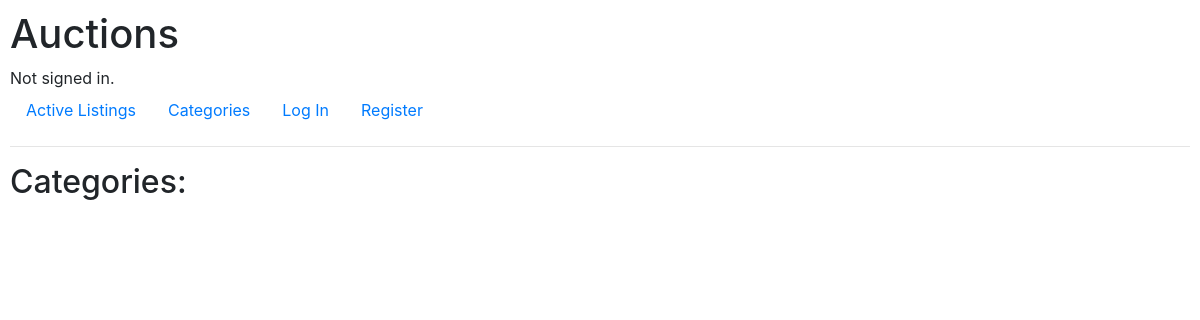
/categories, run on an earlier commit of the app's database.
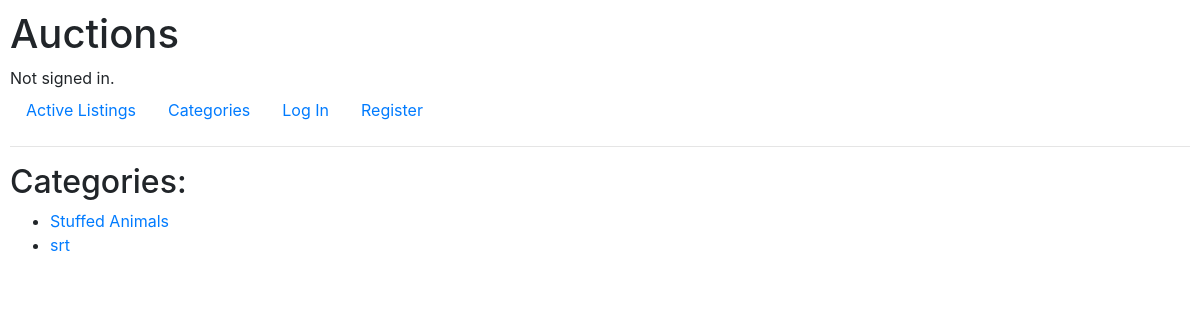
And on a later commit of the database.
### auctions/models.py (models this page shows, shortened)
class Listings(models.Model):
    lister = models.ForeignKey(User, on_delete=models.CASCADE)
    listing_id = models.CharField(max_length=64, primary_key=True)
    title = models.CharField(max_length=64, blank=False)
    description = models.TextField(blank=False)
    photo = models.URLField(default="https://t4.ftcdn.net/jpg/04/70/29/97/360_F_470299797_UD0eoVMMSUbHCcNJCdv2t8B2g1GVqYgs.jpg", blank=False)
    category = models.CharField(max_length=64, blank=True)
    starting_bid = models.FloatField(max_length=64, default=0, blank=False)
    number_of_bids = models.IntegerField(default=0)
    time_of_listing = models.DateTimeField(auto_now_add=True)
    active = models.BooleanField(default=True, blank=False)
    winner = models.ForeignKey(User, on_delete=models.CASCADE, related_name="winner", blank=True, null=True)

### auctions/views.py (the view)
# urls.py: path("categories", views.category_view, name="category_view"),
def category_view(request):
    category_list = []
    for objects in Listings.objects.all():
        if objects.category not in category_list:
            category_list.append(objects.category)
    user = request.user.get_username()
    number_of_watched_items = number_watched_items(user)
    return render(request, "auctions/category_list.html", {
        "info": category_list,
        "number_of_watched_items": number_of_watched_items
    })

### auctions/views.py (called while the page is built)
def number_watched_items(user):
    number_of_watched_items = 0
    try:
        user = User.objects.get(username=user)
        watchlist_object = Watchlist.objects.filter(watcher=user)
        number_of_watched_items = watchlist_object.count()
    except User.DoesNotExist:
        number_of_watched_items = 0
    return number_of_watched_items

### auctions/templates/auctions/category_list.html
{% extends "auctions/layout.html" %}
{% block body %}
    <h2>Categories: </h2>
    <ul>
        {% for objects in info %}
            <li>
                <a href="{% url 'category_listings' objects %}">{{ objects }}</a>
            </li>
        {% endfor %}
    </ul>
{% endblock %}

What changed in the data, as far as the page shows it:
added Listings: info "Stuffed Animals"
added Listings: info "srt"
